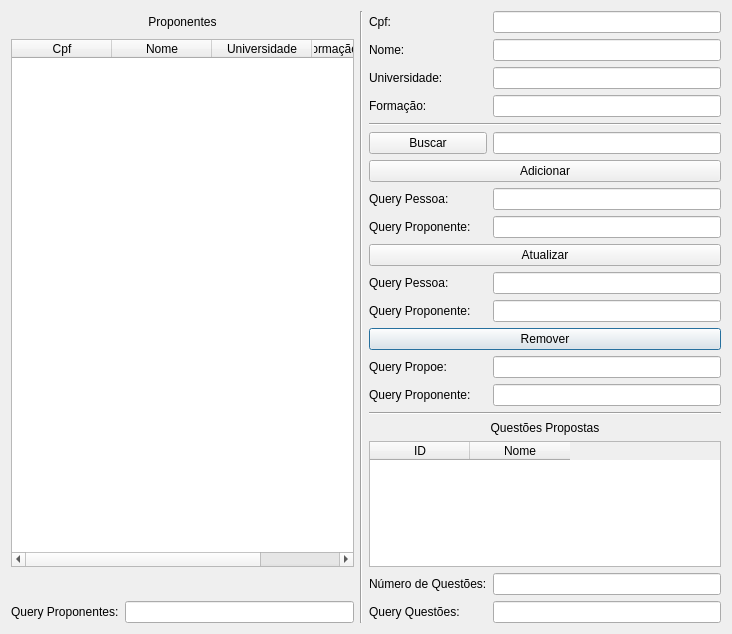
<?xml version="1.0" encoding="UTF-8"?>
<ui version="4.0">
 <class>EditarProponente</class>
 <widget class="QDialog" name="EditarProponente">
  <property name="geometry">
   <rect>
    <x>0</x>
    <y>0</y>
    <width>732</width>
    <height>634</height>
   </rect>
  </property>
  <property name="windowTitle">
   <string>Dialog</string>
  </property>
  <layout class="QGridLayout" name="gridLayout">
   <item row="12" column="3" colspan="2">
    <widget class="QPushButton" name="pushButton_3">
     <property name="text">
      <string>Remover</string>
     </property>
    </widget>
   </item>
   <item row="13" column="3">
    <widget class="QLabel" name="label_11">
     <property name="text">
      <string>Query Propoe:</string>
     </property>
    </widget>
   </item>
   <item row="1" column="4">
    <widget class="QLineEdit" name="etNome"/>
   </item>
   <item row="8" column="3">
    <widget class="QLabel" name="label_14">
     <property name="text">
      <string>Query Proponente:</string>
     </property>
    </widget>
   </item>
   <item row="19" column="0">
    <widget class="QLabel" name="label_2">
     <property name="text">
      <string>Query Proponentes:</string>
     </property>
    </widget>
   </item>
   <item row="0" column="2" rowspan="20">
    <widget class="Line" name="line">
     <property name="orientation">
      <enum>Qt::Vertical</enum>
     </property>
    </widget>
   </item>
   <item row="7" column="3">
    <widget class="QLabel" name="label_13">
     <property name="text">
      <string>Query Pessoa:</string>
     </property>
    </widget>
   </item>
   <item row="15" column="3" colspan="2">
    <widget class="Line" name="line_2">
     <property name="orientation">
      <enum>Qt::Horizontal</enum>
     </property>
    </widget>
   </item>
   <item row="10" column="4">
    <widget class="QLineEdit" name="etUpdatePessoa"/>
   </item>
   <item row="10" column="3">
    <widget class="QLabel" name="label_9">
     <property name="text">
      <string>Query Pessoa:</string>
     </property>
    </widget>
   </item>
   <item row="14" column="3">
    <widget class="QLabel" name="label_12">
     <property name="text">
      <string>Query Proponente:</string>
     </property>
    </widget>
   </item>
   <item row="17" column="3" colspan="2">
    <widget class="QTableWidget" name="questoesTable">
     <column>
      <property name="text">
       <string>ID</string>
      </property>
     </column>
     <column>
      <property name="text">
       <string>Nome</string>
      </property>
     </column>
    </widget>
   </item>
   <item row="13" column="4">
    <widget class="QLineEdit" name="etRemovePropoe"/>
   </item>
   <item row="1" column="3">
    <widget class="QLabel" name="label_7">
     <property name="text">
      <string>Nome:</string>
     </property>
    </widget>
   </item>
   <item row="5" column="4">
    <widget class="QLineEdit" name="etBuscar"/>
   </item>
   <item row="4" column="3" colspan="2">
    <widget class="Line" name="line_3">
     <property name="orientation">
      <enum>Qt::Horizontal</enum>
     </property>
    </widget>
   </item>
   <item row="1" column="0" rowspan="17" colspan="2">
    <widget class="QTableWidget" name="proponenteTable">
     <column>
      <property name="text">
       <string>Cpf</string>
      </property>
     </column>
     <column>
      <property name="text">
       <string>Nome</string>
      </property>
     </column>
     <column>
      <property name="text">
       <string>Universidade</string>
      </property>
     </column>
     <column>
      <property name="text">
       <string>Formação Acadêmica</string>
      </property>
     </column>
    </widget>
   </item>
   <item row="0" column="4">
    <widget class="QLineEdit" name="etCpf"/>
   </item>
   <item row="5" column="3">
    <widget class="QPushButton" name="pushButton_4">
     <property name="text">
      <string>Buscar</string>
     </property>
    </widget>
   </item>
   <item row="8" column="4">
    <widget class="QLineEdit" name="etAdicionarProponente"/>
   </item>
   <item row="2" column="4">
    <widget class="QLineEdit" name="etUniversidade"/>
   </item>
   <item row="14" column="4">
    <widget class="QLineEdit" name="etRemoveProponente"/>
   </item>
   <item row="11" column="4">
    <widget class="QLineEdit" name="etUpdateProponente"/>
   </item>
   <item row="19" column="4">
    <widget class="QLineEdit" name="etQuestoes"/>
   </item>
   <item row="16" column="3" colspan="2">
    <widget class="QLabel" name="label_6">
     <property name="text">
      <string>Questões Propostas</string>
     </property>
     <property name="alignment">
      <set>Qt::AlignCenter</set>
     </property>
    </widget>
   </item>
   <item row="7" column="4">
    <widget class="QLineEdit" name="etAdicionarPessoa"/>
   </item>
   <item row="6" column="3" colspan="2">
    <widget class="QPushButton" name="pushButton_2">
     <property name="text">
      <string>Adicionar</string>
     </property>
    </widget>
   </item>
   <item row="3" column="3">
    <widget class="QLabel" name="label_8">
     <property name="text">
      <string>Formação:</string>
     </property>
    </widget>
   </item>
   <item row="2" column="3">
    <widget class="QLabel" name="label_5">
     <property name="text">
      <string>Universidade:</string>
     </property>
    </widget>
   </item>
   <item row="0" column="0" colspan="2">
    <widget class="QLabel" name="ProponentesAtivos">
     <property name="text">
      <string>Proponentes</string>
     </property>
     <property name="alignment">
      <set>Qt::AlignCenter</set>
     </property>
    </widget>
   </item>
   <item row="9" column="3" colspan="2">
    <widget class="QPushButton" name="pushButton">
     <property name="text">
      <string>Atualizar</string>
     </property>
    </widget>
   </item>
   <item row="0" column="3">
    <widget class="QLabel" name="label_4">
     <property name="text">
      <string>Cpf:</string>
     </property>
    </widget>
   </item>
   <item row="3" column="4">
    <widget class="QLineEdit" name="etFormacao"/>
   </item>
   <item row="19" column="3">
    <widget class="QLabel" name="label_3">
     <property name="text">
      <string>Query Questões:</string>
     </property>
    </widget>
   </item>
   <item row="19" column="1">
    <widget class="QLineEdit" name="etProponente"/>
   </item>
   <item row="11" column="3">
    <widget class="QLabel" name="label_10">
     <property name="text">
      <string>Query Proponente:</string>
     </property>
    </widget>
   </item>
   <item row="18" column="3">
    <widget class="QLabel" name="label">
     <property name="text">
      <string>Número de Questões:</string>
     </property>
    </widget>
   </item>
   <item row="18" column="4">
    <widget class="QLineEdit" name="etNumQuestoes"/>
   </item>
  </layout>
 </widget>
 <resources/>
 <connections>
  <connection>
   <sender>pushButton_4</sender>
   <signal>clicked()</signal>
   <receiver>EditarProponente</receiver>
   <slot>buscar()</slot>
   <hints>
    <hint type="sourcelabel">
     <x>487</x>
     <y>144</y>
    </hint>
    <hint type="destinationlabel">
     <x>793</x>
     <y>107</y>
    </hint>
   </hints>
  </connection>
  <connection>
   <sender>pushButton_2</sender>
   <signal>clicked()</signal>
   <receiver>EditarProponente</receiver>
   <slot>adicionar()</slot>
   <hints>
    <hint type="sourcelabel">
     <x>541</x>
     <y>182</y>
    </hint>
    <hint type="destinationlabel">
     <x>761</x>
     <y>160</y>
    </hint>
   </hints>
  </connection>
  <connection>
   <sender>pushButton</sender>
   <signal>clicked()</signal>
   <receiver>EditarProponente</receiver>
   <slot>atualizar()</slot>
   <hints>
    <hint type="sourcelabel">
     <x>523</x>
     <y>280</y>
    </hint>
    <hint type="destinationlabel">
     <x>763</x>
     <y>255</y>
    </hint>
   </hints>
  </connection>
  <connection>
   <sender>pushButton_3</sender>
   <signal>clicked()</signal>
   <receiver>EditarProponente</receiver>
   <slot>remover()</slot>
   <hints>
    <hint type="sourcelabel">
     <x>526</x>
     <y>367</y>
    </hint>
    <hint type="destinationlabel">
     <x>799</x>
     <y>353</y>
    </hint>
   </hints>
  </connection>
 </connections>
 <slots>
  <slot>buscar()</slot>
  <slot>adicionar()</slot>
  <slot>atualizar()</slot>
  <slot>remover()</slot>
 </slots>
</ui>
